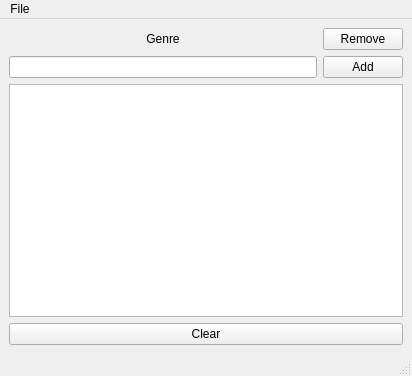
<?xml version="1.0" encoding="UTF-8"?>
<ui version="4.0">
 <class>MainWindow</class>
 <widget class="QMainWindow" name="MainWindow">
  <property name="geometry">
   <rect>
    <x>0</x>
    <y>0</y>
    <width>412</width>
    <height>376</height>
   </rect>
  </property>
  <property name="sizePolicy">
   <sizepolicy hsizetype="Preferred" vsizetype="Preferred">
    <horstretch>0</horstretch>
    <verstretch>0</verstretch>
   </sizepolicy>
  </property>
  <property name="windowTitle">
   <string>MainWindow</string>
  </property>
  <property name="autoFillBackground">
   <bool>false</bool>
  </property>
  <widget class="QWidget" name="centralwidget">
   <property name="enabled">
    <bool>true</bool>
   </property>
   <property name="acceptDrops">
    <bool>true</bool>
   </property>
   <property name="autoFillBackground">
    <bool>false</bool>
   </property>
   <layout class="QVBoxLayout" name="verticalLayout_3">
    <item>
     <layout class="QGridLayout" name="gridLayout">
      <property name="sizeConstraint">
       <enum>QLayout::SetDefaultConstraint</enum>
      </property>
      <item row="2" column="0">
       <widget class="QPushButton" name="clear_button">
        <property name="text">
         <string>Clear</string>
        </property>
       </widget>
      </item>
      <item row="0" column="0">
       <layout class="QHBoxLayout" name="horizontalLayout">
        <item>
         <layout class="QVBoxLayout" name="verticalLayout_2">
          <item>
           <widget class="QLabel" name="label">
            <property name="text">
             <string>Genre</string>
            </property>
            <property name="scaledContents">
             <bool>false</bool>
            </property>
            <property name="alignment">
             <set>Qt::AlignCenter</set>
            </property>
           </widget>
          </item>
          <item>
           <widget class="QLineEdit" name="lineEdit"/>
          </item>
         </layout>
        </item>
        <item>
         <layout class="QVBoxLayout" name="verticalLayout">
          <item>
           <widget class="QPushButton" name="remove_button">
            <property name="text">
             <string>Remove</string>
            </property>
           </widget>
          </item>
          <item>
           <widget class="QPushButton" name="add_button">
            <property name="text">
             <string>Add</string>
            </property>
           </widget>
          </item>
         </layout>
        </item>
       </layout>
      </item>
      <item row="1" column="0">
       <widget class="QListWidget" name="listWidget"/>
      </item>
     </layout>
    </item>
   </layout>
  </widget>
  <widget class="QMenuBar" name="menubar">
   <property name="geometry">
    <rect>
     <x>0</x>
     <y>0</y>
     <width>412</width>
     <height>26</height>
    </rect>
   </property>
   <widget class="QMenu" name="menu">
    <property name="title">
     <string>File</string>
    </property>
    <addaction name="actionOpen"/>
    <addaction name="actionSave"/>
   </widget>
   <addaction name="menu"/>
  </widget>
  <widget class="QStatusBar" name="statusbar"/>
  <action name="actionOpen">
   <property name="text">
    <string>Open</string>
   </property>
   <property name="shortcut">
    <string>Ctrl+O</string>
   </property>
  </action>
  <action name="actionSave">
   <property name="text">
    <string>Save</string>
   </property>
   <property name="shortcut">
    <string>Ctrl+S</string>
   </property>
  </action>
 </widget>
 <resources/>
 <connections/>
</ui>
